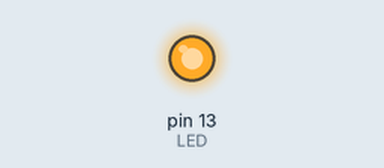
Simulated run of this sketch. Board: Arduino Uno, built with avr-gcc and run on an emulated ATmega328P. On the bench: output pins drawn as LEDs (lit = HIGH).

Above: at 0.2 s.
At 16.0 s:
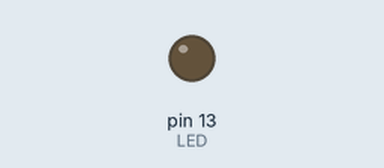
Timing chart, 0 to 17.6 s (numbered marks = the images above):
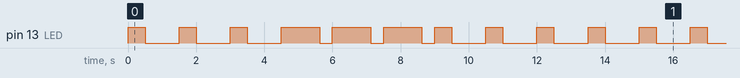

The sketch:

BlinkSOS.ino
```cpp
int LED=13;
void setup() {
Serial.begin(9600);
pinMode(LED,OUTPUT);
}
void loop() {
  S();
  O();
  S();
}
void S()
{
 digitalWrite(LED, HIGH);
 delay(500);
 digitalWrite(LED, LOW);
 delay(1000);
 digitalWrite(LED, HIGH);
 delay(500);
 digitalWrite(LED, LOW);
 delay(1000);
 digitalWrite(LED, HIGH);
 delay(500);
 digitalWrite(LED, LOW);
 delay(1000);
}
void O()
{
  digitalWrite(LED,HIGH);
  delay(1125);
  digitalWrite(LED,LOW);
  delay(375);
  digitalWrite(LED,HIGH);
  delay(1125);
  digitalWrite(LED,LOW);
  delay(375);
  digitalWrite(LED,HIGH);
  delay(1125);
  digitalWrite(LED,LOW);
  delay(375);
}
```

Measured:
- by itself, pin 13 (LED): repeats every 13.5 s: 2 × (LOW 1.0 s, HIGH 0.50 s), LOW 1.0 s, 3 × (HIGH 1.1 s, LOW 0.38 s), 3 × (HIGH 0.50 s, LOW 1.0 s), HIGH 0.50 s
- by itself, everything shown: repeats every 13.5 s, in 18 steps
